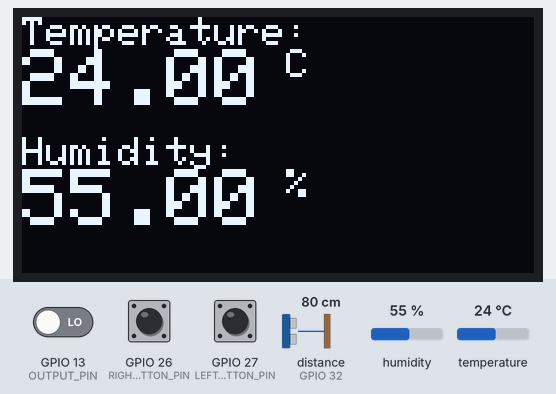
A program run on a simulated ESP32. Shown: 128×64 one-colour display. Wiring (inferred from the names in the program): ultrasonic range finder: trigger GPIO 33; echo GPIO 32. Inputs (shaded band) come from the test bench; at power-on: GPIO 27 (LEFT_BUTTON_PIN) HIGH, GPIO 13 (OUTPUT_PIN) LOW, distance to the obstacle (sensor on GPIO 32) 80 cm, GPIO 26 (RIGHT_BUTTON_PIN) HIGH, humidity 55 %, temperature 24 °C. The echo pulse lasts 58.3 µs per cm; what the program prints to the serial monitor is not drawn.

Above: at 2.6 s.
2.7 s: GPIO 27 (LEFT_BUTTON_PIN) pulled LOW for 0.15 s
At 2.86 s:
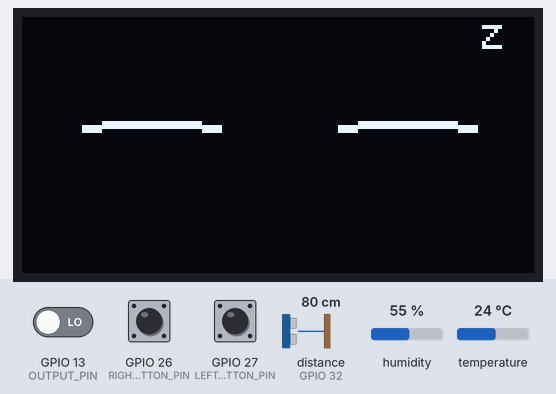
3.4 s: GPIO 13 (OUTPUT_PIN) driven HIGH
At 4.5 s:
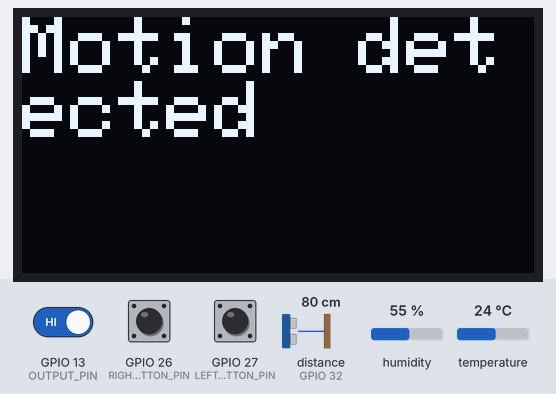
4.9 s: GPIO 27 (LEFT_BUTTON_PIN) pulled LOW for 1 s
At 5.6 s:
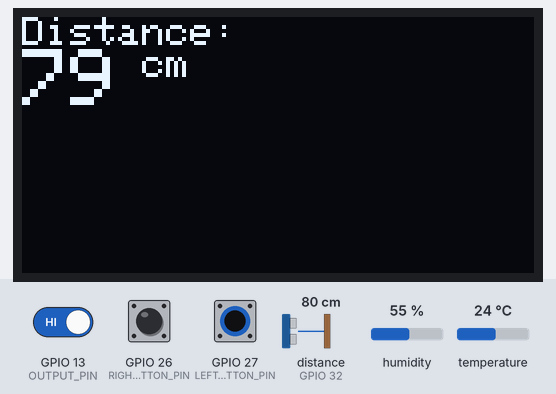
7.4 s: distance to the obstacle (sensor on GPIO 32) set to 2 cm
At 8.7 s:
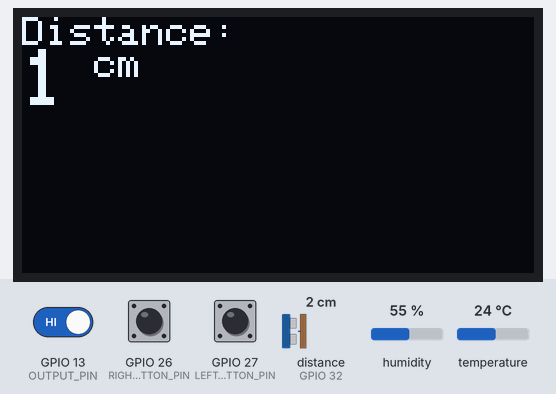
9.0 s: distance to the obstacle (sensor on GPIO 32) set to 4 cm
At 10.2 s:
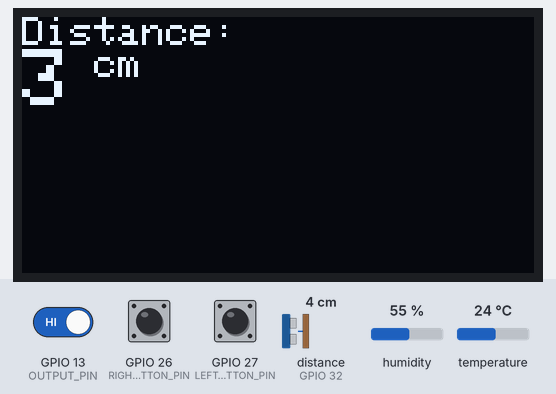
10.6 s: distance to the obstacle (sensor on GPIO 32) set to 9 cm
At 11.4 s:
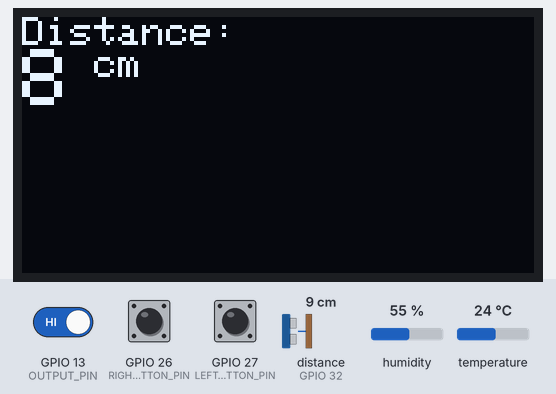
Timing chart, 0 to 13.2 s (numbered marks = the images above; inputs shaded):
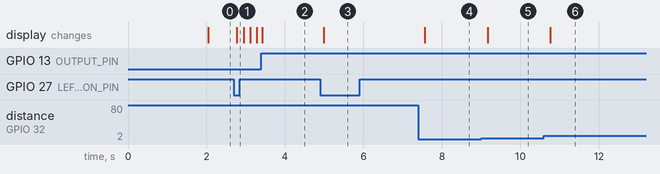

The program:

main.cpp
```cpp
#include <Arduino.h>

/*
- Reference – man būtinai reikia šio objekto.
- Pointer – galiu turėti šį objektą, bet galiu jo ir neturėti, arba norėti keisti, į kurį objektą rodau.
Dar viena detalė: pointeris nėra savaime blogesnis ar mažiau saugus. Jis tiesiog suteikia daugiau lankstumo, o kartu ir daugiau atsakomybės.
*/

#include "DisplayManager.h"
#include "ButtonManager.h"
#include "MenuManager.h"
#include "TemperatureSensor.h"
#include "UltrasonicSensor.h"
#include "PIRSensor.h"

ButtonManager buttonManager;
TemperatureSensor temperatureSensor;
UltrasonicSensor ultrasonicSensor;
PIRSensor pirSensor;
DisplayManager displayManager(temperatureSensor, ultrasonicSensor, pirSensor);
MenuManager menuManager(displayManager, buttonManager);

void setup()
{
  Serial.begin(115200);

  displayManager.initDisplay();
  displayManager.firstWindow();
  buttonManager.initButtons();
  temperatureSensor.begin();
  ultrasonicSensor.begin();
  pirSensor.begin();
}

void loop()
{
  // update button states and handle menu navigation
  buttonManager.update();
  menuManager.slide();


  // update temperature sensor readings
  temperatureSensor.update();

  if (temperatureSensor.hasNewData())
  {
    if (menuManager.getCurrentIndex() == 1) // check if the current menu index is 1
    {
      displayManager.firstWindow(); // update the display with the latest temperature reading
    }
  }


  ultrasonicSensor.update();

  if (ultrasonicSensor.hasNewData())
  {
    if (menuManager.getCurrentIndex() == 2) // check if the current menu index is 1
    {
      displayManager.secondWindow(); // update the display with the latest temperature reading
    }
  }

  // Serial.println(ultrasonicSensor.measureDistance());


  pirSensor.update();

  if (menuManager.getCurrentIndex() == 3)
  {
      displayManager.thirdWindow();
  }


  // pirSensor.update();

  // if (pirSensor.hasNewData())
  // {
  //   if (menuManager.getCurrentIndex() == 3)
  //   {
  //     displayManager.thirdWindow();
  //   }
  // }
}
```

ButtonManager.h
```cpp
#pragma once

#include <Arduino.h>

#include "Config.h"

class ButtonManager
{
private:
    // struct because left and right buttons share the same variables.
    // i could do leftPin, rightPin. but there's consider 4-5 buttons

    struct Button
    {
        int pin;

        bool lastReading;
        bool stableState;
        bool pressedEvent;

        unsigned long lastDebounceTime;
    };

    Button leftButton;
    Button rightButton;

    const unsigned long debounceDelay = 50;

    void updateButton(Button &button);

public:
    ButtonManager();

    void initButtons();
    void update();

    bool isLeftPressed();
    bool isRightPressed();
};
```

DisplayManager.h
```cpp
#pragma once

#include <Adafruit_SH110X.h>
// #include <Wire.h>
// #include <Adafruit_GFX.h>

#include "Config.h"
#include "TemperatureSensor.h"
#include "UltrasonicSensor.h"
#include "PIRSensor.h"
#include "FaceAnimation.h"

class DisplayManager
{
private:
    int sdaPin;
    int sclPin;
    int screenWidth;
    int screenHeight;
    int oledReset;
    TemperatureSensor &temperatureSensor; // reference to the TemperatureSensor instance
    UltrasonicSensor &ultrasonicSensor;
    PIRSensor &pirSensor;
    Adafruit_SH1106G display;
    FaceAnimation faceAnimation;

public:
    DisplayManager(TemperatureSensor &tempSensor, UltrasonicSensor &ultraSensor, PIRSensor &pirSensor); // constructor with reference to TemperatureSensor

    void initDisplay();
    void firstWindow();
    void secondWindow();
    void thirdWindow();
};
```

FaceAnimation.h
```cpp
#pragma once

#include <Adafruit_SH110X.h>

class FaceAnimation
{
private:
    uint16_t frameIdx;
    unsigned long lastMs;
    Adafruit_SH1106G &display;

public:
    FaceAnimation(Adafruit_SH1106G &display);

    void update();
};
```

MenuManager.h
```cpp
#pragma once

#include "Config.h"
#include "ButtonManager.h"
#include "DisplayManager.h"

class MenuManager
{
private:
    DisplayManager& display;
    ButtonManager& buttonManager;
    int currentIndex;
    int previousIndex;

public:
    MenuManager(DisplayManager& displayInstance, ButtonManager& buttonInstance);

    int getCurrentIndex() const;
    void slide();
};
```

PIRSensor.h
```cpp
#pragma once

#include <Arduino.h>

#include "Config.h"

class PIRSensor
{
private:
    int outputPin;
    // bool pirState = false;
    bool pirState;
    bool newDataAvailable;

public:
    PIRSensor();

    void begin();
    void update();
    bool getPirState();
    bool hasNewData();
};


/*
int ledPin = D7;                 // Argon's onboard LED
int inputPin = D2;               // Sensor input
int pirState = LOW;             // we start, assuming no motion detected
int val = 0;                    // variable for reading the pin status

void setup() {
  pinMode(ledPin, OUTPUT);      // declare LED as output
  pinMode(inputPin, INPUT);     // declare sensor as input

  Serial.begin(9600);
}

void loop(){
  val = digitalRead(inputPin);  // read input value
  if (val == HIGH) {            // check if the input is HIGH
    digitalWrite(ledPin, HIGH);  // turn LED ON
    if (pirState == LOW) {
      Serial.println("Motion detected!"); // Only show message on change
      pirState = HIGH;
    }
  } else {
    digitalWrite(ledPin, LOW); // turn LED OFF
    if (pirState == HIGH){
      Serial.println("Motion ended!");   // Only show message on change
      pirState = LOW;
    }
  }
}
*/
```

TemperatureSensor.h
```cpp
#pragma once

#include <DHT.h>

#include "Config.h"

class TemperatureSensor
{
private:
  DHT dht;
  float currentTemperature;
  float currentHumidity;
  unsigned long lastMillis;
  const unsigned long interval = 2000; // update every 2 seconds
  bool newDataAvailable;

public:
  TemperatureSensor();

  void begin();
  void update();

  bool hasNewData();

  float getTemperature() const;
  float getHumidity() const;

  // float readTemperature();
  // float readHumidity();

  // void printTemperatureAndHumidity();
};
```

UltrasonicSensor.h
```cpp
#pragma once

#include <Arduino.h>

#include "Config.h"

class UltrasonicSensor
{
private:
    int trigPin;
    int echoPin;
    unsigned long lastMillis;
    const unsigned long interval = 200;
    bool newDataAvailable;
    long currentDistance;

public:
    UltrasonicSensor();

    void begin();
    void update();
    bool hasNewData() const;
    long getDistance() const;
};
```

ButtonManager.cpp
```cpp
#include "ButtonManager.h"

/*
State – current state. Event – specific event about which other classes is informed

1. read GPIO
   digitalRead() returns LOW

2. check for change
   save the time to lastDebounceTime

3. waiting
    check if debounceDelay time has passed

4. confirm state
   stableState switched to LOW

5. register an event
   pressedEvent = true

6. isLeftPressed() or isRightPressed() returns true
*/

ButtonManager::ButtonManager()
{
    leftButton.pin = Config::LEFT_BUTTON_PIN;
    rightButton.pin = Config::RIGHT_BUTTON_PIN;
}

void ButtonManager::initButtons()
{
    /*
    INPUT_PULLUP reverse button logic to activate internal resistor which keeps GPIO at HIGH state until
    the button is not touching(pressed) GND. to prevent floating signal

    INPUT_PULLUP is reverse logic. pressed button = 0, released button = 1
    */

    pinMode(leftButton.pin, INPUT_PULLUP);
    pinMode(rightButton.pin, INPUT_PULLUP);

    /*
    lastReading	        previously readed state (signal)
    stableState	        confirms button state (signal)
    pressedEvent	    IS there a new registered event?
    lastDebounceTime	when was the last electrical state change
    */

    leftButton.lastReading = HIGH;
    leftButton.stableState = HIGH;
    leftButton.pressedEvent = false;
    leftButton.lastDebounceTime = 0;

    rightButton.lastReading = HIGH;
    rightButton.stableState = HIGH;
    rightButton.pressedEvent = false;
    rightButton.lastDebounceTime = 0;
}

/*
Button &button reference to an existing object

updateButton() checks if the signal has changed and if it stays same long enough
other words check: CONTACT BOUNCE
*/

void ButtonManager::updateButton(Button &button)
{
    /*
    digitalRead()   = read GPIO state
    button.pin      = which GPIO to read
    reading         == HIGH || LOW   ( 1 || 0 )
    */

    bool reading = digitalRead(button.pin);

    /*
    reading == HIGH -> button is NOT pressed.
    reading == LOW  -> button IS pressed.

    if the current reading differs from the previous reading:
        save the current time (millis)
        update lastReading with the new state

    detects a signal change and resets the debounce timer.
    it does not confirm a button press.
    */

    if (reading != button.lastReading)
    {
        button.lastDebounceTime = millis();
        button.lastReading = reading;
    }

    /*
    checks whether the signal has remained unchanged
    for at least debounceDelay milliseconds.

    for example debounceDelay = 50
    since the last change = 20. therefore function won't continue
    */

    if (millis() - button.lastDebounceTime >= debounceDelay)
    {
        if (reading != button.stableState)
        {
            // update the confirmed button state after debounce period.

            button.stableState = reading;

            // THERE. register a new event (pressed)

            if (button.stableState == LOW)
            {
                button.pressedEvent = true;
            }
        }
    }
}

void ButtonManager::update()
{
    updateButton(leftButton);
    updateButton(rightButton);
}

bool ButtonManager::isLeftPressed()
{
    if (leftButton.pressedEvent)
    {
        leftButton.pressedEvent = false;
        return true;
    }

    return false;
}

bool ButtonManager::isRightPressed()
{
    if (rightButton.pressedEvent)
    {
        rightButton.pressedEvent = false;
        return true;
    }

    return false;
}
```

DisplayManager.cpp
```cpp
#include "DisplayManager.h"

DisplayManager::DisplayManager(TemperatureSensor &tempSensor, UltrasonicSensor &ultraSensor, PIRSensor &pirSensor)
    : sdaPin(Config::PIN_OLED_SDA),
      sclPin(Config::PIN_OLED_SCL),
      screenWidth(Config::OLED_SCREEN_WIDTH),
      screenHeight(Config::OLED_SCREEN_HEIGHT),
      oledReset(Config::OLED_RESET),
      temperatureSensor(tempSensor),
      ultrasonicSensor(ultraSensor),
      pirSensor(pirSensor),
      display(screenWidth, screenHeight, &Wire, oledReset), // Pass
      faceAnimation(display)
{
}

void DisplayManager::initDisplay()
{
    Wire.begin(sdaPin, sclPin);

    if (!display.begin(0x3C, true))
    {
        Serial.println("OLED did not launch");
        while (true)
            ;
    }
}

void DisplayManager::firstWindow()
{
    display.clearDisplay();

    // temperature
    display.setTextColor(SH110X_WHITE);
    display.setTextSize(1);
    display.setCursor(0, 0);
    display.println("Temperature:");

    display.setTextSize(2);
    display.print(temperatureSensor.getTemperature());

    display.setTextSize(1);
    display.println(" C");

    // humidity
    display.setTextSize(1);
    display.setCursor(0, 30);
    display.println("Humidity:");

    display.setTextSize(2);
    display.print(temperatureSensor.getHumidity());

    display.setTextSize(1);
    display.println(" %");

    display.display();
}

void DisplayManager::secondWindow()
{
    display.clearDisplay();

    display.setTextColor(SH110X_WHITE);
    display.setTextSize(1);
    display.setCursor(0, 0);
    display.println("Distance:");

    display.setTextSize(2);
    display.print(ultrasonicSensor.getDistance());

    display.setTextSize(1);
    display.println(" cm");

    display.display();
}

void DisplayManager::thirdWindow()
{
    display.clearDisplay();

    display.setTextColor(SH110X_WHITE);
    display.setTextSize(2);
    display.setCursor(0, 0);

    if (pirSensor.getPirState())
    {
        display.print("Motion detected");
        display.display();
    }
    else
    {
        // display.print("No motion");
        faceAnimation.update();
    }


    // display.display();
}
```

FaceAnimation.cpp
```cpp
#include "FaceAnimation.h"
#include "FaceFrames.h"
#include <Arduino.h>

FaceAnimation::FaceAnimation(Adafruit_SH1106G &display)
    : frameIdx(0),
      lastMs(0),
      display(display)
{
}

// Bitmap kadrų masyvas
const uint8_t *frames[] = {
    FaceFrames::frame0,
    FaceFrames::frame1,
    FaceFrames::frame2
};

const uint16_t numFrames = sizeof(frames) / sizeof(frames[0]);

void FaceAnimation::update()
{
    const unsigned long interval = 167;

    if (millis() - lastMs >= interval)
    {
        lastMs = millis();

        display.clearDisplay();

        display.drawBitmap(
            0,
            0,
            frames[frameIdx],
            128,
            64,
            SH110X_WHITE
        );

        display.display();

        frameIdx = (frameIdx + 1) % numFrames;
    }
}
```

MenuManager.cpp
```cpp
#include "MenuManager.h"

MenuManager::MenuManager(DisplayManager &displayInstance, ButtonManager &buttonInstance)
    : display(displayInstance),
      buttonManager(buttonInstance),
      currentIndex(Config::MENU_CURRENT_INDEX),
      previousIndex(Config::MENU_PREVIOUS_INDEX)
{
}

int MenuManager::getCurrentIndex() const
{
  return currentIndex;
}

void MenuManager::slide()
{
  // buttons state from ButtonManager
  bool isLeftPressed = buttonManager.isLeftPressed();
  bool isRightPressed = buttonManager.isRightPressed();

  // if (isLeftPressed || isRightPressed)
  // {
  //   Serial.print("LEFT: ");
  //   Serial.print(isLeftPressed);

  //   Serial.print(" | RIGHT: ");
  //   Serial.print(isRightPressed);

  //   Serial.print(" | INDEX BEFORE: ");
  //   Serial.println(currentIndex);
  // }

  /*
  tracks where we are in the menu
  if we are at the last menu and press right -> show 1st window and vice versa
  */

  if (isLeftPressed)
  {
    currentIndex--;

    if (currentIndex < 1)
    {
      currentIndex = 3;
    }
  }
  else if (isRightPressed)
  {
    currentIndex++;

    if (currentIndex > 3)
    {
      currentIndex = 1;
    }
  }

  // tracks changes and updates index

  if (previousIndex != currentIndex)
  {
    if (currentIndex == 1)
    {
      display.firstWindow();
      previousIndex = 1;
    }
    else if (currentIndex == 2)
    {
      display.secondWindow();
      previousIndex = 2;
    }
    else if (currentIndex == 3)
    {
      display.thirdWindow();
      previousIndex = 3;
    }
  }

  // if (isLeftPressed || isRightPressed)
  // {
  //   Serial.print("INDEX AFTER: ");
  //   Serial.println(currentIndex);
  // }
}
```

PIRSensor.cpp
```cpp
#include "PIRSensor.h"

PIRSensor::PIRSensor()
    : outputPin(Config::OUTPUT_PIN),
      pirState(false),
      newDataAvailable(false)
{
}

void PIRSensor::begin()
{
    pinMode(outputPin, INPUT);
}

void PIRSensor::update()
{
    newDataAvailable = false;

    bool motionDetected = digitalRead(outputPin);

    if (motionDetected != pirState)
    {
        pirState = motionDetected;

        newDataAvailable = true;

        if (pirState)
        {
            Serial.println("Motion detected");
        }
        else
        {
            Serial.println("Motion ended");
        }
    }
}

bool PIRSensor::hasNewData()
{
    return newDataAvailable;
}

bool PIRSensor::getPirState()
{
    return pirState;
}
```

TemperatureSensor.cpp
```cpp
#include "TemperatureSensor.h"

TemperatureSensor::TemperatureSensor()
    : dht(Config::DHT_PIN, Config::DHT_TYPE),
      currentTemperature(0.0),
      currentHumidity(0.0),
      lastMillis(0),
      newDataAvailable(false)
{
}

void TemperatureSensor::begin()
{
    dht.begin();
}

void TemperatureSensor::update()
{
    newDataAvailable = false; // reset the flag at the start of each update cycle
    unsigned long currentMillis = millis();

    if (currentMillis - lastMillis >= interval)
    {
        lastMillis = currentMillis;

        float temp = dht.readTemperature();
        float hum = dht.readHumidity();

        if (!isnan(temp) && !isnan(hum))
        {
            currentTemperature = temp;
            currentHumidity = hum;
            newDataAvailable = true; // set flag

        }
    }
}

bool TemperatureSensor::hasNewData()
{
    return newDataAvailable;
}

float TemperatureSensor::getTemperature() const
{
    return currentTemperature;
}

float TemperatureSensor::getHumidity() const
{
    return currentHumidity;
}

// float TemperatureSensor::readTemperature()
// {
//     return dht.readTemperature();
// }

// float TemperatureSensor::readHumidity()
// {
//     return dht.readHumidity();
// }

// void TemperatureSensor::printTemperatureAndHumidity()
// {
//     float temperature = readTemperature();
//     float humidity = readHumidity();

//     if (isnan(temperature) || isnan(humidity))
//     {
//         Serial.println("DHT11 failed to launch");
//         return;
//     }

//     Serial.print("Temperature: ");
//     Serial.print(temperature);
//     Serial.print(" C   |   Humidity: ");
//     Serial.print(humidity);
//     Serial.println(" %");
// }
```

UltrasonicSensor.cpp
```cpp
#include "UltrasonicSensor.h"

UltrasonicSensor::UltrasonicSensor()
    : trigPin(Config::TRIG_PIN),
      echoPin(Config::ECHO_PIN),
      lastMillis(0),
      newDataAvailable(false),
      currentDistance(0)
{
}

void UltrasonicSensor::begin()
{
    pinMode(trigPin, OUTPUT);
    pinMode(echoPin, INPUT);
}

void UltrasonicSensor::update()
{
    newDataAvailable = false;
    unsigned long currentMillis = millis();

    if (currentMillis - lastMillis >= interval)
    {
        lastMillis = currentMillis;

        digitalWrite(trigPin, LOW);
        delayMicroseconds(2);
        digitalWrite(trigPin, HIGH);
        delayMicroseconds(10);
        digitalWrite(trigPin, LOW);

        long duration = pulseIn(echoPin, HIGH);
        currentDistance = duration * 0.034 / 2;

        newDataAvailable = true;
    }
}

bool UltrasonicSensor::hasNewData() const
{
    return newDataAvailable;
}

long UltrasonicSensor::getDistance() const
{
    return currentDistance;
}
```

Config.h
```cpp
#pragma once

namespace Config
{
    // OLED Display
    constexpr int PIN_OLED_SDA = 18;
    constexpr int PIN_OLED_SCL = 19;

    // DHT11 sensor
    constexpr int DHT_PIN = 4;
    constexpr int DHT_TYPE = 11;

    // HC-SR04 Ultrasonic sensor
    constexpr int ECHO_PIN = 32;
    constexpr int TRIG_PIN = 33;

    // PIR HW-416-B sensor
    constexpr int OUTPUT_PIN = 13;

    // buttons
    constexpr int LEFT_BUTTON_PIN = 27;
    constexpr int RIGHT_BUTTON_PIN = 26;

    // OLED screen
    constexpr int OLED_SCREEN_WIDTH = 128;
    constexpr int OLED_SCREEN_HEIGHT = 64;
    constexpr int OLED_RESET = -1;
    constexpr int SCREEN_ADDR = 0x3C;

    // menu starter indexes
    constexpr int MENU_CURRENT_INDEX = 1;
    constexpr int MENU_PREVIOUS_INDEX = 0;
};
```

Source omitted: FaceFrames.h (data table, 20163 bytes)

Measured:
- after the input at 2.7 s, the display: changes after 0.08 s (image 1)
- after the input at 3.4 s, the display: changes at once (image 2)
- after the input at 4.9 s, the display: changes after 0.09 s (image 3)
- after the input at 7.4 s, the display: changes after 0.16 s (image 4)
- after the input at 9.0 s, the display: changes after 0.16 s (image 5)
- after the input at 10.6 s, the display: changes after 0.16 s (image 6)
